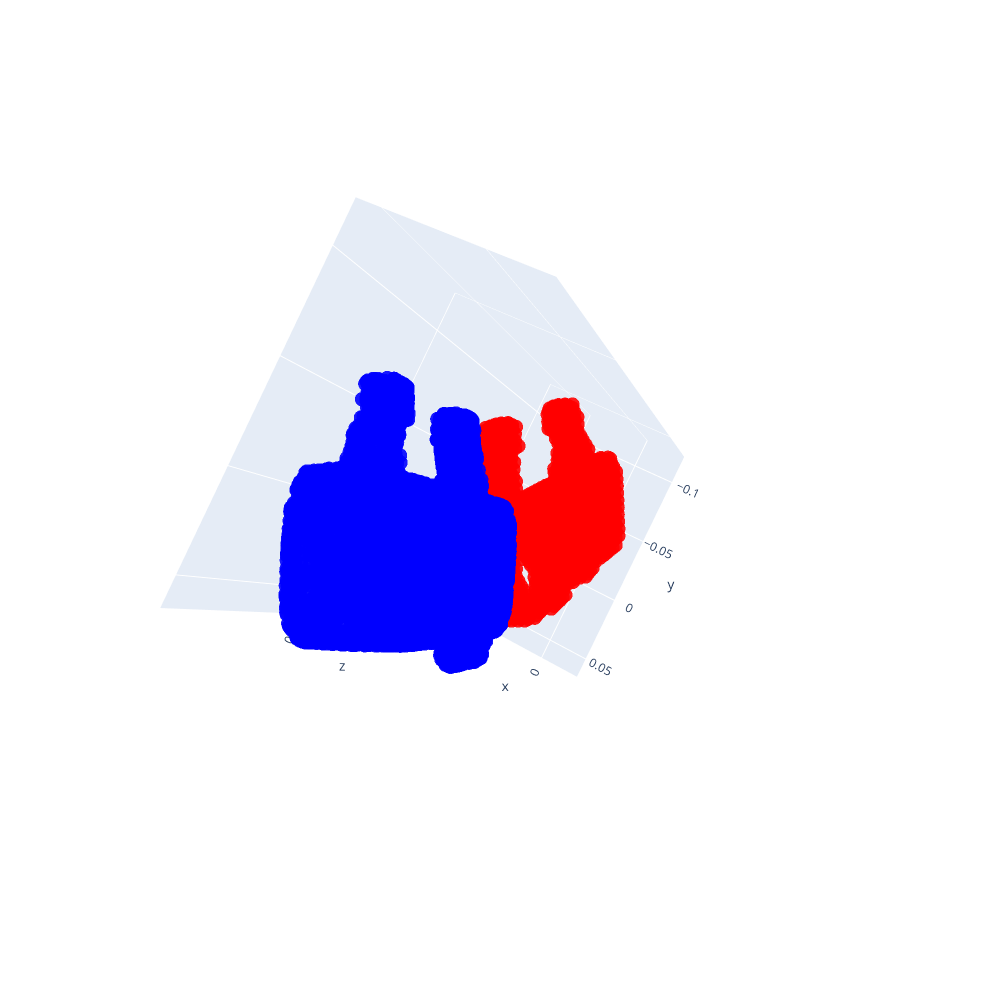

The notebook cell saved with this chart:
### Code cell
import plotly.graph_objects as go

point_cloud = np.concatenate((test_pointcloud_cam,test_pointcloud_obj2cam),axis=0)
point_color = np.zeros((1792+8192,3),dtype=float)
point_color[:1792] = np.array([1,0,0])
point_color[1792:1792+8192] = np.array([0,0,1])
point_color[1792+8192:] = np.array([0,1,0])
fig = go.Figure(data=[go.Scatter3d(
    x=point_cloud[:, 0],
    y=point_cloud[:, 1],
    z=point_cloud[:, 2],
    mode='markers',
    marker=dict(
        size=5,  # 调整节点的大小
        color=point_color,  # 给点云上色
        opacity=0.9
    )
)])
fig.update_layout(width=1000, height=1000)
fig.update_scenes(aspectmode='data')
fig.show()

### Figure 1 — Plotly figure (JSON) as saved in the notebook; plotly's stock layout.template omitted (floating-point values rounded to 4 significant figures; data arrays with more than 128 entries replaced by an {"elided": "..."} marker saying what was removed)
{"data": [{"marker": {"color": {"elided": "9984x3 int values"}, "opacity": 0.9, "size": 5}, "mode": "markers", "type": "scatter3d", "x": {"elided": "9984 float values"}, "y": {"elided": "9984 float values"}, "z": {"elided": "9984 float values"}}], "layout": {"dragmode": "zoom", "height": 1000, "scene": {"aspectmode": "data", "aspectratio": {"x": 0.4918, "y": 0.9737, "z": 2.088}, "camera": {"center": {"x": 4.441e-16, "y": -8.327e-16, "z": -4.441e-16}, "eye": {"x": 0.9663, "y": -0.07077, "z": -2.87}, "projection": {"type": "perspective"}, "up": {"x": -0.4193, "y": -0.9, "z": -0.119}}, "dragmode": "orbit"}, "width": 1000}}
